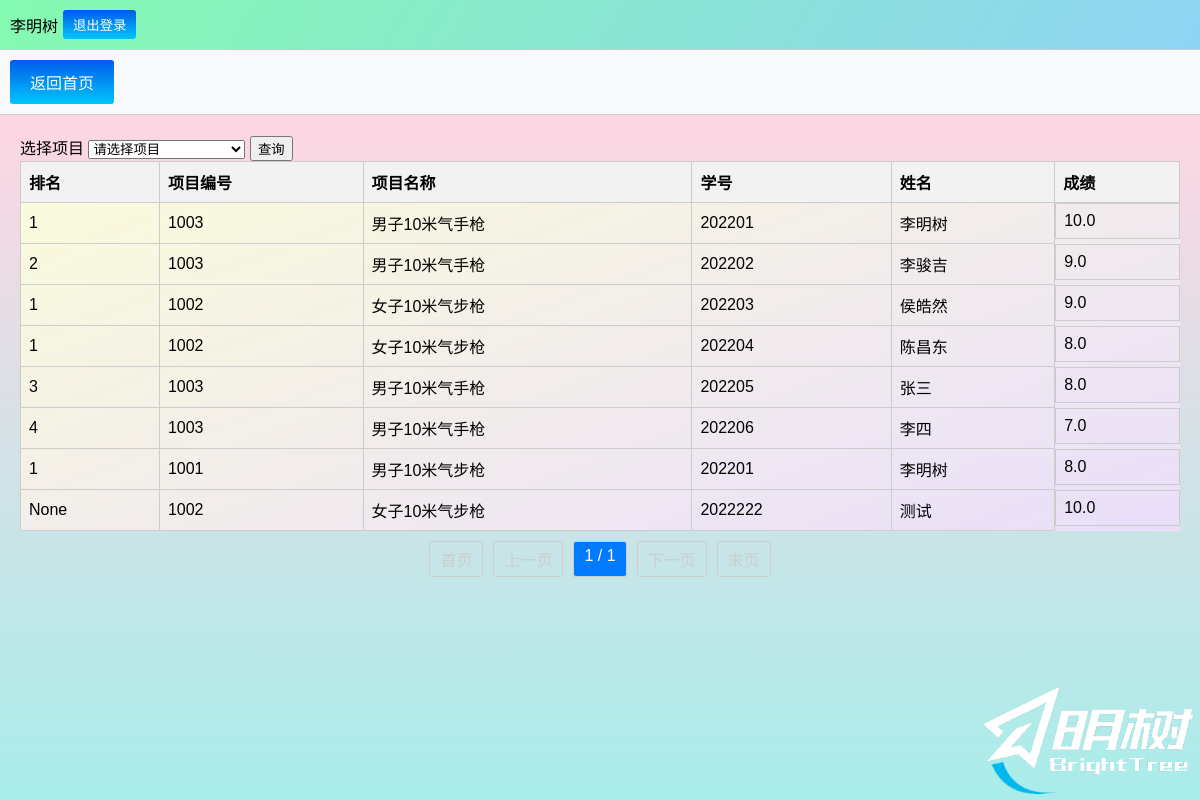
The app's page /user_scores/ with its own data.
### app1/models.py (models this page shows, shortened)
class User(models.Model):
    user_id = models.CharField(max_length=20, unique=True)
    password = models.CharField(max_length=100)
    name = models.CharField(max_length=100,default=False)
    date_joined = models.DateTimeField(default=timezone.now)

class Contestant(models.Model):
    user = models.ForeignKey(User, on_delete=models.CASCADE)
    event = models.ForeignKey(Event, on_delete=models.CASCADE)
    group = models.CharField(max_length=50)
    registration_time = models.DateTimeField(auto_now_add=True)

class Score(models.Model):
    contestant = models.ForeignKey(Contestant, on_delete=models.CASCADE)
    score = models.FloatField(null=True, blank=True)
    rank = models.IntegerField(null=True, blank=True)

class Event(models.Model):
    event_id = models.CharField(max_length=100)
    event_name = models.TextField()
    start_time = models.DateTimeField()
    end_time = models.DateTimeField()

### app1/views.py (the view)
# urls.py: path('user_scores/', views.user_scores, name='user_scores'),
def user_scores(request):
    response = checkloginuser(request)
    if response:
        return response
    user_ip = request.META.get('HTTP_X_FORWARDED_FOR', request.META.get('REMOTE_ADDR')).split(',')[0]
    try:
        login_record = NowLogin.objects.get(ip=user_ip)
        user_id = login_record.login  # 获取登录名，即user_id
        user = User.objects.get(user_id=user_id)
        user_name = user.name  # 获取用户名
    except NowLogin.DoesNotExist:
        user_name = None  # 如果没有找到对应的登录记录
    except User.DoesNotExist:
        user_name = None  # 如果没有找到对应的用户
    event_id = request.GET.get('event_id', '')
    events = Event.objects.all()  # 获取所有项目
    contestants = Contestant.objects.all()
    if event_id:
        contestants = contestants.filter(event__event_id=event_id)
    contestants = contestants.prefetch_related('score_set')
    paginator = Paginator(contestants, 10)
    page_number = request.GET.get('page')
    page_obj = paginator.get_page(page_number)
    return render(request, 'user_score.html', {
        'page_obj': page_obj,
        'user_name': user_name,
        'event_id': event_id,
        'events': events,
    })

### app1/views.py (called while the page is built)
def checkloginuser(request):
    ip_address = request.META.get('REMOTE_ADDR')
    user_logged = NowLogin.objects.filter(ip=ip_address).exists()
    user_logged_in = NowLogin.objects.filter(ip=ip_address, success=False).exists()
    if not user_logged:
        return redirect('login')
    if user_logged_in:
        return redirect('login')
    return None

### app1/templates/user_score.html (shortened to what this page needs)
<!DOCTYPE html>
<html lang="zh-CN">
<head>
    {% load static %}
</head>
<body>
    <div class="toolbar">
        <div class="left-section">
            {% if user_name %}
                <a>{{ user_name }}</a>
            {% else %}
                <a>用户</a>
            {% endif %}
            <a href="{% url 'logout' %}" class="register-btn"><button>退出登录</button></a>
            <img src="{% static 'images/logo.png' %}" alt="Logo" class="logo">
        </div>
    </div>
    <div class="button-bar">
        <a href="{% url 'user_dashboard' %}"><button>返回首页</button></a>
    </div>
<div class="main-content">
<form method="GET" action="{% url 'user_scores' %}">
    <label for="event_id">选择项目</label>
    <select name="event_id" required>
        <option value="">请选择项目</option>
    </select>
    <button type="submit">查询</button>
</form>
<table class="table">
    <thead>
        <tr>
            <th>排名</th>
            <th>项目编号</th>
            <th>项目名称</th>
            <th>学号</th>
            <th>姓名</th>
            <th>成绩</th>
        </tr>
    </thead>
    <tbody>
        {% for contestant in page_obj %}
            <tr>
                <td>
                    {% if contestant.score_set %}
                        {{ contestant.score_set.first.rank }}
                    {% else %}
                        未排名
                    {% endif %}
                </td>
                <td>{{ contestant.event.event_id }}</td>
                <td>{{ contestant.event.event_name }}</td>
                <td>{{ contestant.user.user_id }}</td>
                <td>{{ contestant.user.name }}</td>
                <td class="score-input">
    <span>{{ contestant.score_set.first.score }}</span>
</td>
            </tr>
        {% empty %}
            <tr>
                <td colspan="6">没有成绩数据。</td>
            </tr>
        {% endfor %}
    </tbody>
</table>
<div class="pagination">
    {% if page_obj.has_previous %}
        <a href="?page=1&event_id={{ event_id }}">首页</a>
        <a href="?page={{ page_obj.previous_page_number }}&event_id={{ event_id }}">上一页</a>
    {% else %}
        <span class="disabled">首页</span>
        <span class="disabled">上一页</span>
    {% endif %}
    <span class="current-page">{{ page_obj.number }} / {{ page_obj.paginator.num_pages }}</span>
    {% if page_obj.has_next %}
        <a href="?page={{ page_obj.next_page_number }}&event_id={{ event_id }}">下一页</a>
        <a href="?page={{ page_obj.paginator.num_pages }}&event_id={{ event_id }}">末页</a>
    {% else %}
        <span class="disabled">下一页</span>
        <span class="disabled">末页</span>
    {% endif %}
</div>
</div>
</body>
</html>

### app1/templates/user_score.html (style rules this page uses)
body { font-family: Arial, sans-serif; margin: 0; padding: 0; display: flex; flex-direction: column; align-items: stretch; height: 100vh; }
.logo { position: absolute; bottom: 0px; right: 0px; width: 220px; }
.toolbar { display: flex; align-items: center; justify-content: space-between; padding: 10px; background-image: linear-gradient(120deg, #84fab0 0%, #8fd3f4 100%); border-bottom: 1px solid #ccc; }
.toolbar .left-section { display: flex; align-items: center; }
.toolbar button { padding: 5px 10px; margin-left: 5px; border: none; background-image: linear-gradient(to top, #00c6fb 0%, #005bea 100%); color: white; border-radius: 3px; cursor: pointer; }
.button-bar { display: flex; justify-content: flex-start; padding: 10px; background-color: #f8f9fa; border-bottom: 1px solid #ccc; }
.button-bar button { padding: 10px 20px; margin-right: 10px; border: none; background-image: linear-gradient(to top, #00c6fb 0%, #005bea 100%); color: white; border-radius: 3px; cursor: pointer; font-size: 16px; }
.main-content { flex: 1; padding: 20px; box-sizing: border-box; background-image: linear-gradient(to top, #a8edea 0%, #fed6e3 100%); }
.table { width: 100%; border-collapse: collapse; background-image: linear-gradient(-20deg, #e9defa 0%, #fbfcdb 100%); }
.table th, .table td { border:1px solid #ccc; padding: 8px; text-align: left; }
.table th { background-color: #f2f2f2; }
.pagination { display: flex; justify-content: center; padding: 10px; }
.pagination a, .pagination span { padding: 5px 10px; margin: 0 5px; border: 1px solid #ccc; border-radius: 3px; text-decoration: none; color: #007bff; }
.pagination .current-page { background-color: #007bff; color: white; }
.pagination .disabled { color: #ccc; pointer-events: none; }
.score-input { display: flex; align-items: center; gap: 8px; }

### records on screen
User: name "李明树"
Contestant: score_set.first.rank "1", event.event_id "1003", event.event_name "男子10米气手枪", user.user_id "202201", user.name "李明树", score_set.first.score "10.0"
Contestant: score_set.first.rank "2", event.event_id "1003", event.event_name "男子10米气手枪", user.user_id "202202", user.name "李骏吉", score_set.first.score "9.0"
Contestant: score_set.first.rank "1", event.event_id "1002", event.event_name "女子10米气步枪", user.user_id "202203", user.name "侯皓然", score_set.first.score "9.0"
Contestant: score_set.first.rank "1", event.event_id "1002", event.event_name "女子10米气步枪", user.user_id "202204", user.name "陈昌东", score_set.first.score "8.0"
Contestant: score_set.first.rank "3", event.event_id "1003", event.event_name "男子10米气手枪", user.user_id "202205", user.name "张三", score_set.first.score "8.0"
Contestant: score_set.first.rank "4", event.event_id "1003", event.event_name "男子10米气手枪", user.user_id "202206", user.name "李四", score_set.first.score "7.0"
Contestant: score_set.first.rank "1", event.event_id "1001", event.event_name "男子10米气步枪", user.user_id "202201", user.name "李明树", score_set.first.score "8.0"
Contestant: score_set.first.rank "None", event.event_id "1002", event.event_name "女子10米气步枪", user.user_id "2022222", user.name "测试", score_set.first.score "10.0"

### other values on screen
{{ page_obj.number }} "1"
{{ page_obj.paginator.num_pages }} "1"
